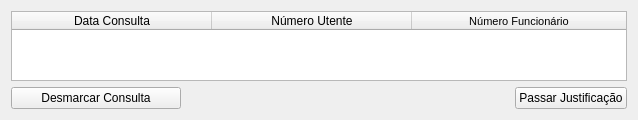
          <widget class="QWidget" name="patientHistory_2">
           <attribute name="title">
            <string>Histórico Consultas</string>
           </attribute>
           <layout class="QVBoxLayout" name="verticalLayout">
            <item>
             <widget class="QTableWidget" name="visitTableUtente">
              <property name="sizePolicy">
               <sizepolicy hsizetype="Expanding" vsizetype="Expanding">
                <horstretch>0</horstretch>
                <verstretch>0</verstretch>
               </sizepolicy>
              </property>
              <property name="sizeAdjustPolicy">
               <enum>QAbstractScrollArea::AdjustToContents</enum>
              </property>
              <property name="editTriggers">
               <set>QAbstractItemView::NoEditTriggers</set>
              </property>
              <property name="selectionBehavior">
               <enum>QAbstractItemView::SelectRows</enum>
              </property>
              <property name="columnCount">
               <number>3</number>
              </property>
              <attribute name="horizontalHeaderCascadingSectionResizes">
               <bool>false</bool>
              </attribute>
              <attribute name="horizontalHeaderDefaultSectionSize">
               <number>200</number>
              </attribute>
              <attribute name="horizontalHeaderMinimumSectionSize">
               <number>120</number>
              </attribute>
              <attribute name="horizontalHeaderStretchLastSection">
               <bool>true</bool>
              </attribute>
              <column>
               <property name="text">
                <string>Data Consulta</string>
               </property>
              </column>
              <column>
               <property name="text">
                <string>Número Utente</string>
               </property>
              </column>
              <column>
               <property name="text">
                <string>Número Funcionário</string>
               </property>
               <property name="font">
                <font>
                 <pointsize>8</pointsize>
                 <kerning>true</kerning>
                </font>
               </property>
              </column>
             </widget>
            </item>
            <item>
             <layout class="QGridLayout" name="gridLayout_45">
              <item row="0" column="0">
               <widget class="QPushButton" name="app_cancel">
                <property name="maximumSize">
                 <size>
                  <width>170</width>
                  <height>16777215</height>
                 </size>
                </property>
                <property name="text">
                 <string>Desmarcar Consulta</string>
                </property>
               </widget>
              </item>
              <item row="0" column="3" alignment="Qt::AlignRight">
               <widget class="QPushButton" name="giveJust">
                <property name="maximumSize">
                 <size>
                  <width>170</width>
                  <height>16777215</height>
                 </size>
                </property>
                <property name="text">
                 <string>Passar Justificação</string>
                </property>
               </widget>
              </item>
             </layout>
            </item>
           </layout>
          </widget>
